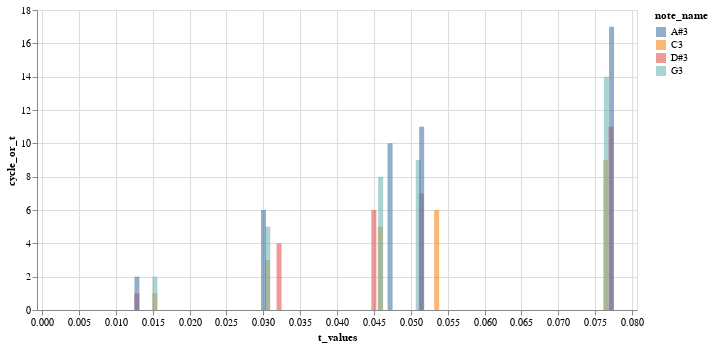

Notebook code cell kept with this figure:
### Code cell
chart1= alt.Chart(extracted_winners).mark_bar(
    opacity=0.6,
).encode(
    x=alt.X('t_values', scale=alt.Scale(domain=[0, 0.08])),
    y=alt.Y('cycle_or_t'),
    color='note_name',
    # tooltip=['note_name','t_values','cycle_or_t'],
).properties(
    width=600,
    height=300
)
chart1

### Figure 1 — Vega-Lite specification as saved in the notebook (floating-point values rounded to 4 significant figures)
{"config": {"view": {"continuousWidth": 300, "continuousHeight": 300}}, "data": {"name": "data-3ce0ed7561fbe6c5c744bbb12623be4c"}, "mark": {"type": "bar", "opacity": 0.6}, "encoding": {"color": {"field": "note_name", "type": "nominal"}, "x": {"field": "t_values", "scale": {"domain": [0, 0.08]}, "type": "quantitative"}, "y": {"field": "cycle_or_t", "type": "quantitative"}}, "height": 300, "width": 600, "$schema": "https://vega.github.io/schema/vega-lite/v5.20.1.json", "datasets": {"data-3ce0ed7561fbe6c5c744bbb12623be4c": [{"note_name": "C3", "t_values": 0.07645, "cycle_or_t": 9.0, "winner_num": 1}, {"note_name": "D#3", "t_values": 0.07714, "cycle_or_t": 11.0, "winner_num": 1}, {"note_name": "G3", "t_values": 0.07653, "cycle_or_t": 14.0, "winner_num": 1}, {"note_name": "A#3", "t_values": 0.07723, "cycle_or_t": 17.0, "winner_num": 1}, {"note_name": "C3", "t_values": 0.03058, "cycle_or_t": 3.0, "winner_num": 2}, {"note_name": "D#3", "t_values": 0.03214, "cycle_or_t": 4.0, "winner_num": 2}, {"note_name": "G3", "t_values": 0.03061, "cycle_or_t": 5.0, "winner_num": 2}, {"note_name": "A#3", "t_values": 0.03003, "cycle_or_t": 6.0, "winner_num": 2}, {"note_name": "C3", "t_values": 0.04587, "cycle_or_t": 5.0, "winner_num": 3}, {"note_name": "D#3", "t_values": 0.045, "cycle_or_t": 6.0, "winner_num": 3}, {"note_name": "G3", "t_values": 0.04592, "cycle_or_t": 8.0, "winner_num": 3}, {"note_name": "A#3", "t_values": 0.04719, "cycle_or_t": 10.0, "winner_num": 3}, {"note_name": "C3", "t_values": 0.01529, "cycle_or_t": 1.0, "winner_num": 4}, {"note_name": "D#3", "t_values": 0.01286, "cycle_or_t": 1.0, "winner_num": 4}, {"note_name": "G3", "t_values": 0.01531, "cycle_or_t": 2.0, "winner_num": 4}, {"note_name": "A#3", "t_values": 0.01287, "cycle_or_t": 2.0, "winner_num": 4}, {"note_name": "C3", "t_values": 0.05351, "cycle_or_t": 6.0, "winner_num": 5}, {"note_name": "D#3", "t_values": 0.05143, "cycle_or_t": 7.0, "winner_num": 5}, {"note_name": "G3", "t_values": 0.05102, "cycle_or_t": 9.0, "winner_num": 5}, {"note_name": "A#3", "t_values": 0.05148, "cycle_or_t": 11.0, "winner_num": 5}]}}
